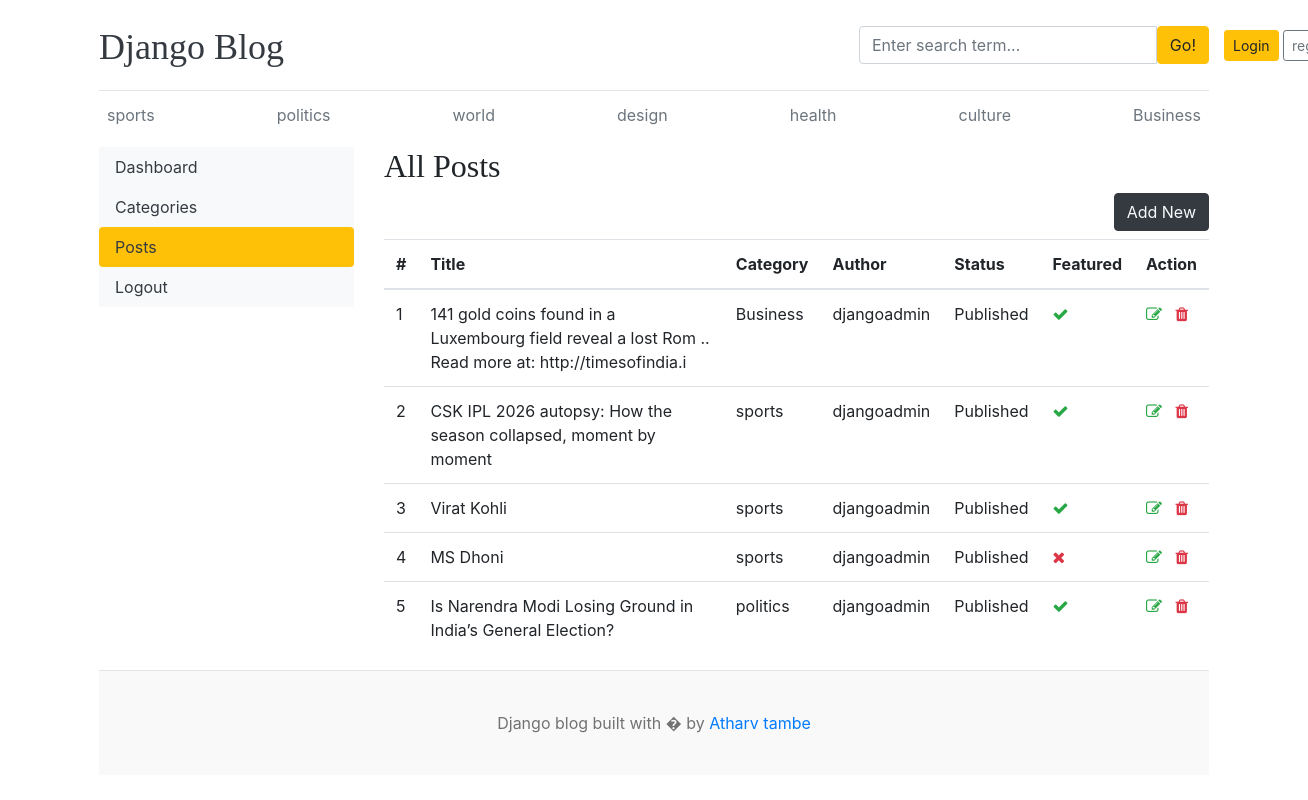
The app's page /dashboards/posts/ with its own data.
### blog/models.py (models this page shows, shortened)
class category(models.Model):
    category_name = models.CharField(max_length=50 , unique=True)
    created_at = models.DateTimeField(auto_now_add=True)
    updated_at = models.DateTimeField(auto_now=True)
    class Meta:
        verbose_name_plural = "calegories"
    def __str__(self):
        return self.category_name

class Blog(models.Model):
    title = models.CharField(max_length=100)
    slug = models.SlugField(max_length=150, unique=True, blank=True)
    category = models.ForeignKey(category, on_delete=models.CASCADE)
    author = models.ForeignKey(User, on_delete=models.CASCADE)
    featured_image = models.ImageField(upload_to='uploads/%Y/%m/%d')
    short_description = models.TextField(max_length=500)
    blog_body = models.TextField(max_length=2000)
    status = models.CharField(max_length=20, choices=STATUS_CHOICES, default="Draft")
    is_featured = models.BooleanField(default=False)
    created_at = models.DateTimeField(auto_now_add=True)
    updated_at = models.DateTimeField(auto_now=True)

### dashboards/views.py (the view)
# urls.py: path('posts/',views.posts,name='posts'),
def posts(request):
    posts = Blog.objects.all()
    context = {
        'posts': posts,
    }
    return render(request, 'dashboards/posts.html', context)

### blog/context_processors.py (called while the page is built)
def get_categories(request):
    categories = category.objects.all()
    return dict(categories=categories)

### templates/dashboards/posts.html (shortened to what this page needs)
{% extends 'base.html' %}
{% block content %}
<div class="row">
    {% include 'dashboards/sidebar.html' %}
    <div class="col-md-9">
        <h2>All Posts</h2>
        <a href="{% url 'add_post' %}" class="btn btn-dark text-light float-right mb-2">Add New</a>
        <table class="table table-hover">
            <thead>
              <tr>
                <th>#</th>
                <th>Title</th>
                <th>Category</th>
                <th>Author</th>
                <th>Status</th>
                <th>Featured</th>
                <th>Action</th>
              </tr>
            </thead>
            <tbody>
            {% for post in posts %}
              <tr>
                <td>{{ forloop.counter }}</td>
                <td>{{ post.title }}</td>
                <td>{{ post.category }}</td>
                <td>{{ post.author }}</td>
                <td>{{ post.status }}</td>
                <td>{% if post.is_featured %}<i class="fa fa-check text-success"></i>{% else %}<i class="fa fa-times text-danger"></i>{% endif %}</td>
                <td>
                    <a href="{% url 'edit_post' post.id %}"><i class="fa fa-edit text-success"></i></a>
                    <a href="{% url 'delete_post' post.id %}"><i class="fa fa-trash text-danger"></i></a>
                </td>
              </tr>
            {% endfor %}
            </tbody>
          </table>
    </div>
</div>
{% endblock %}

### templates/base.html (shortened to what this page needs)
{% load static %}
<!DOCTYPE html>
<html lang="en">
<head>
    <link href="https://getbootstrap.com/docs/4.0/dist/css/bootstrap.min.css" rel="stylesheet">
    <link href="{% static 'css/blog.css' %}" rel="stylesheet">
    <link rel="stylesheet" href="https://cdnjs.cloudflare.com/ajax/libs/font-awesome/4.7.0/css/font-awesome.min.css">
  </head>
<body>
    <div class="container">
      <header class="blog-header py-3">
        <div class="row flex-nowrap justify-content-between align-items-center">
          <div class="col-8 pt-1">
            <a class="blog-header-logo text-dark" href="/">Django Blog</a>
          </div>
          <div class="col-4">
            <form action="{% url 'search' %}" method="GET">
              <div class="input-group">
                <input class="form-control" type="text" name="keyword" value="{{ keyword }}" placeholder="Enter search term..." aria-label="Enter search term..." aria-describedby="button-search" />
                <button type="submit" class="btn btn-warning" id="button-search" type="button">Go!</button>
            </div>
            </form>
          </div>
          <div class="col-le-6 d-flex justify-content-end align-items-center">
            {% if not user.is_authenticated %}
            <a class="btn btn-sm btn-warning" href="{% url 'login' %}">Login</a> &nbsp;
            <a class="btn btn-sm btn-outline-secondary" href="{% url 'register' %}">register</a>
            {% else %}
            <span><a href="{% url 'dashboard' %}">Dashboard</a></span>
            &emsp;
            <span><a href="{% url 'logout' %}">Logout</a></span>
            {% endif %}
          </div>
        </div>
      </header>
            <div class="nav-scroller py-1 mb-2">
        <nav class="nav d-flex justify-content-between">
          {% for i in categories %}
          <a class="p-2 text-muted" href="{% url 'post_by_category' i.id %}">{{ i }}</a>
          {% endfor %}
        </nav>
      </div>
{% block content %}
{% endblock %}
 <footer class="blog-footer">
  <p>Django blog built with � by <a href="">Atharv tambe</a></p>
</footer>
</body>
</html>

### blog_main/static/css/blog.css (style rules this page uses)
.blog-header { border-bottom: 1px solid #e5e5e5; }
.blog-header-logo { font-family: "Playfair Display", Georgia, "Times New Roman", serif; font-size: 2.25rem; }
h1, h2, h3, h4, h5, h6 { font-family: "Playfair Display", Georgia, "Times New Roman", serif; }
.blog-footer { padding: 2.5rem 0; color: #727272; text-align: center; background-color: #f9f9f9; border-top: .05rem solid #e5e5e5; }
.blog-footer p:last-child { margin-bottom: 0; }

### records on screen
category: category_name "sports"
category: category_name "politics"
category: category_name "world"
category: category_name "design"
category: category_name "health"
category: category_name "culture"
category: category_name "Business"
Blog: title "141 gold coins found in a Luxembourg field reveal a lost Rom .. Read more at: http://timesofindia.i", category "Business", author "djangoadmin", status "Published", is_featured True (drawn)
Blog: title "CSK IPL 2026 autopsy: How the season collapsed, moment by moment", category "sports", author "djangoadmin", status "Published", is_featured True (drawn)
Blog: title "Virat Kohli", category "sports", author "djangoadmin", status "Published", is_featured True (drawn)
Blog: title "MS Dhoni", category "sports", author "djangoadmin", status "Published", is_featured False (drawn)
Blog: title "Is Narendra Modi Losing Ground in India’s General Election?", category "politics", author "djangoadmin", status "Published", is_featured True (drawn)
